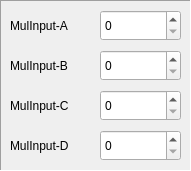
   <widget class="QFrame" name="frame">
    <property name="geometry">
     <rect>
      <x>10</x>
      <y>30</y>
      <width>191</width>
      <height>171</height>
     </rect>
    </property>
    <property name="frameShape">
     <enum>QFrame::Panel</enum>
    </property>
    <property name="frameShadow">
     <enum>QFrame::Sunken</enum>
    </property>
    <widget class="QLabel" name="label">
     <property name="geometry">
      <rect>
       <x>10</x>
       <y>10</y>
       <width>81</width>
       <height>31</height>
      </rect>
     </property>
     <property name="text">
      <string>MulInput-A</string>
     </property>
    </widget>
    <widget class="QSpinBox" name="spinBoxMulInputA">
     <property name="geometry">
      <rect>
       <x>100</x>
       <y>10</y>
       <width>81</width>
       <height>31</height>
      </rect>
     </property>
     <property name="maximum">
      <number>16777215</number>
     </property>
    </widget>
    <widget class="QLabel" name="label_11">
     <property name="geometry">
      <rect>
       <x>10</x>
       <y>50</y>
       <width>81</width>
       <height>31</height>
      </rect>
     </property>
     <property name="text">
      <string>MulInput-B</string>
     </property>
    </widget>
    <widget class="QSpinBox" name="spinBoxMulInputB">
     <property name="geometry">
      <rect>
       <x>100</x>
       <y>50</y>
       <width>81</width>
       <height>31</height>
      </rect>
     </property>
     <property name="maximum">
      <number>16777215</number>
     </property>
    </widget>
    <widget class="QSpinBox" name="spinBoxMulInputC">
     <property name="geometry">
      <rect>
       <x>100</x>
       <y>90</y>
       <width>81</width>
       <height>31</height>
      </rect>
     </property>
     <property name="maximum">
      <number>16777215</number>
     </property>
    </widget>
    <widget class="QSpinBox" name="spinBoxMulInputD">
     <property name="geometry">
      <rect>
       <x>100</x>
       <y>130</y>
       <width>81</width>
       <height>31</height>
      </rect>
     </property>
     <property name="maximum">
      <number>16777215</number>
     </property>
    </widget>
    <widget class="QLabel" name="label_13">
     <property name="geometry">
      <rect>
       <x>10</x>
       <y>90</y>
       <width>81</width>
       <height>31</height>
      </rect>
     </property>
     <property name="text">
      <string>MulInput-C</string>
     </property>
    </widget>
    <widget class="QLabel" name="label_24">
     <property name="geometry">
      <rect>
       <x>10</x>
       <y>130</y>
       <width>81</width>
       <height>31</height>
      </rect>
     </property>
     <property name="text">
      <string>MulInput-D</string>
     </property>
    </widget>
   </widget>
